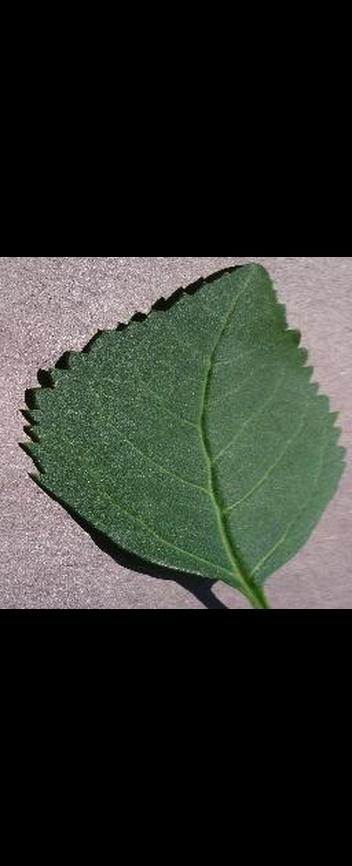
#> input picture final_project/new_dataset/healthy/069996a8-8cdb-4837-a5fe-c5a957b5677a___JR_HL 3938.JPG, 352 x 866 px, found by its file name; its folder holds only this picture in this run
$ python pad_image.py
#> lines starting #> are read from the running program, lines starting #| are printed output that depends on the picture
import os
from PIL import Image, ImageOps

input_dir = '/home/xsvd/Main/Homework/LBVC/final_project/dataset/healthy'
output_dir = '/home/xsvd/Main/Homework/LBVC/final_project/new_dataset/healthy'

if not os.path.exists(output_dir):
    os.makedirs(output_dir)

# Get list of image files
image_files = [f for f in os.listdir(input_dir) if f.lower().endswith(('.png', '.jpg', '.jpeg', '.bmp', '.gif'))]

# Process only the first 50 images
for filename in image_files[:50]:
    img_path = os.path.join(input_dir, filename)
    img = Image.open(img_path)
#> img is the input picture: PIL image 352x866 RGB; mean R, G, B 46.2, 49.8, 43.6

    # Resize the image to 352x352
    resized_img = img.resize((352, 352), Image.LANCZOS)
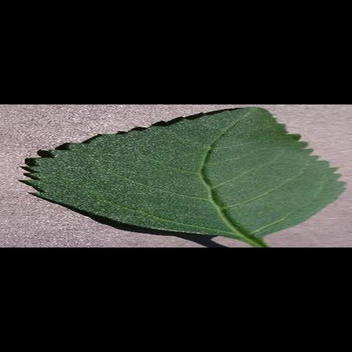
#> resized_img: PIL image 352x352 RGB; mean R, G, B 46.2, 49.8, 43.7

    # Add 257 pixels of black padding to top and bottom
    padding = (0, 257, 0, 257)  # (left, top, right, bottom)
    padded_img = ImageOps.expand(resized_img, padding, fill='black')
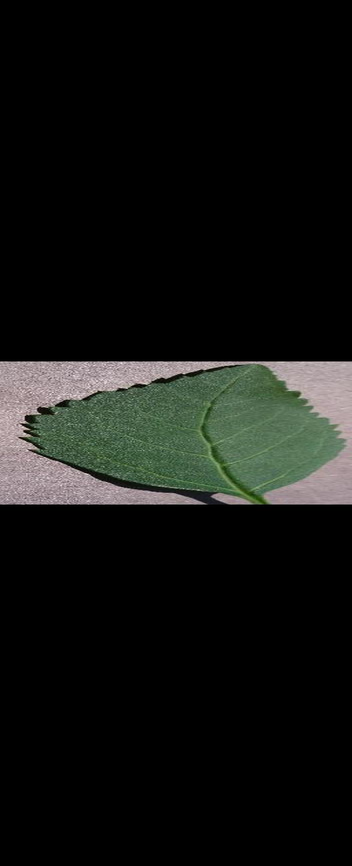
#> padded_img: PIL image 352x866 RGB; mean R, G, B 18.8, 20.3, 17.8

    output_path = os.path.join(output_dir, filename)
    padded_img.save(output_path)

$ run again, on final_project/new_dataset/healthy/1362d69c-5a63-4c71-97e9-1df4140ffa42___JR_HL 9662.JPG
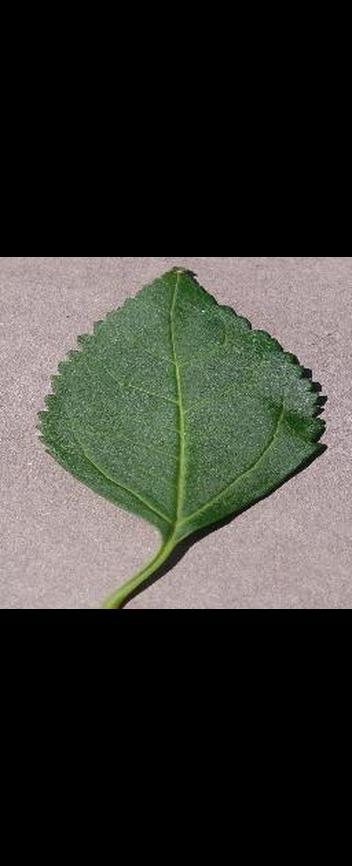
#> input picture final_project/new_dataset/healthy/1362d69c-5a63-4c71-97e9-1df4140ffa42___JR_HL 9662.JPG, 352 x 866 px, found by its file name
#> img is the input picture: PIL image 352x866 RGB; mean R, G, B 56.6, 57.2, 51.4
#> `resized_img = img.resize((352, 352), Image.LANCZOS)`:
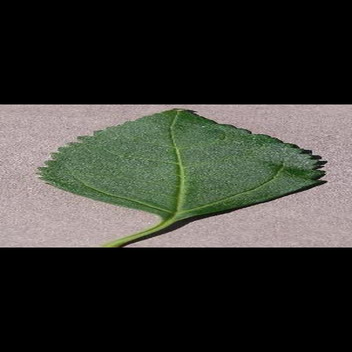
#> resized_img: PIL image 352x352 RGB; mean R, G, B 56.7, 57.3, 51.4
#> `padded_img = ImageOps.expand(resized_img, padding, fill='black')`:
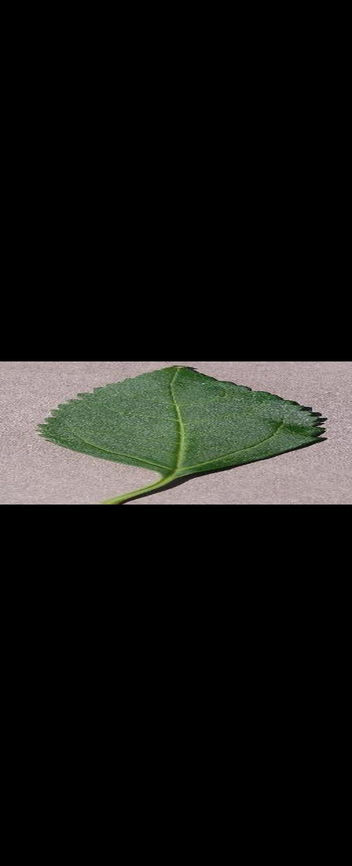
#> padded_img: PIL image 352x866 RGB; mean R, G, B 23, 23.3, 20.9

$ run again, on final_project/new_dataset/healthy/0e74a030-4b86-4c3f-8944-31e68d1911ba___JR_HL 4016.JPG
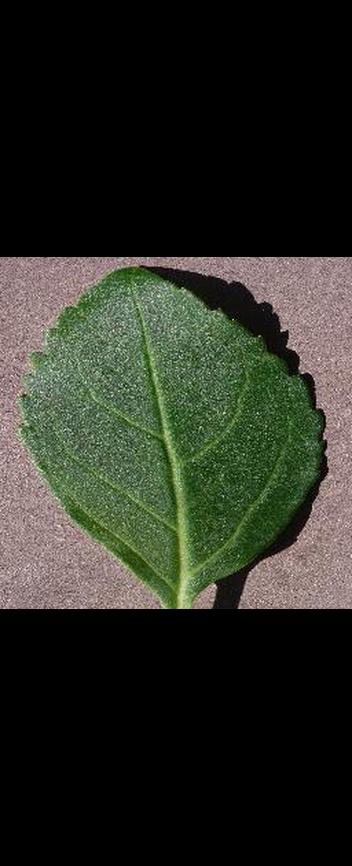
#> input picture final_project/new_dataset/healthy/0e74a030-4b86-4c3f-8944-31e68d1911ba___JR_HL 4016.JPG, 352 x 866 px, found by its file name
#> img is the input picture: PIL image 352x866 RGB; mean R, G, B 42.8, 45.6, 36.3
#> `resized_img = img.resize((352, 352), Image.LANCZOS)`:
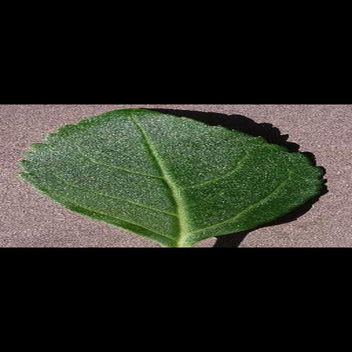
#> resized_img: PIL image 352x352 RGB; mean R, G, B 42.8, 45.6, 36.3
#> `padded_img = ImageOps.expand(resized_img, padding, fill='black')`:
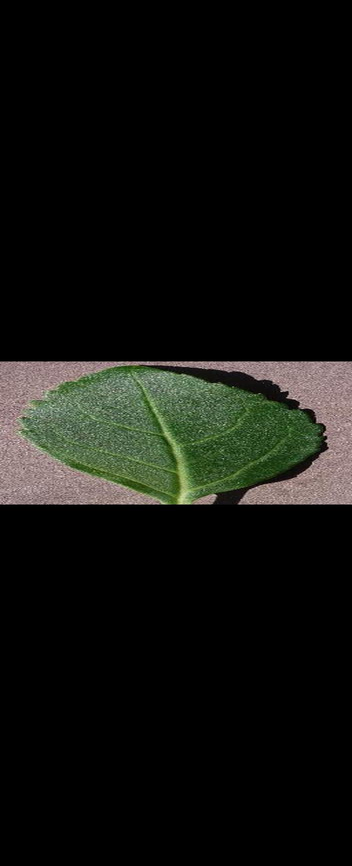
#> padded_img: PIL image 352x866 RGB; mean R, G, B 17.4, 18.5, 14.8
